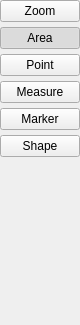
<?xml version="1.0" encoding="UTF-8"?>
<ui version="4.0">
 <class>CChartUserAction</class>
 <widget class="QWidget" name="CChartUserAction">
  <property name="geometry">
   <rect>
    <x>0</x>
    <y>0</y>
    <width>75</width>
    <height>325</height>
   </rect>
  </property>
  <property name="sizePolicy">
   <sizepolicy hsizetype="Fixed" vsizetype="Fixed">
    <horstretch>0</horstretch>
    <verstretch>0</verstretch>
   </sizepolicy>
  </property>
  <property name="windowTitle">
   <string>Form</string>
  </property>
  <layout class="QVBoxLayout" name="verticalLayout">
   <property name="spacing">
    <number>5</number>
   </property>
   <property name="leftMargin">
    <number>0</number>
   </property>
   <property name="topMargin">
    <number>0</number>
   </property>
   <property name="rightMargin">
    <number>0</number>
   </property>
   <property name="bottomMargin">
    <number>0</number>
   </property>
   <item>
    <widget class="QPushButton" name="pbZoom">
     <property name="text">
      <string>Zoom</string>
     </property>
     <property name="checkable">
      <bool>true</bool>
     </property>
     <attribute name="buttonGroup">
      <string notr="true">buttonGroup</string>
     </attribute>
    </widget>
   </item>
   <item>
    <widget class="QPushButton" name="pbArea">
     <property name="text">
      <string>Area</string>
     </property>
     <property name="checkable">
      <bool>true</bool>
     </property>
     <property name="checked">
      <bool>true</bool>
     </property>
     <attribute name="buttonGroup">
      <string notr="true">buttonGroup</string>
     </attribute>
    </widget>
   </item>
   <item>
    <widget class="QPushButton" name="pbPoint">
     <property name="text">
      <string>Point</string>
     </property>
     <property name="checkable">
      <bool>true</bool>
     </property>
     <property name="checked">
      <bool>false</bool>
     </property>
     <attribute name="buttonGroup">
      <string notr="true">buttonGroup</string>
     </attribute>
    </widget>
   </item>
   <item>
    <widget class="QPushButton" name="pbMeasure">
     <property name="text">
      <string>Measure</string>
     </property>
     <property name="checkable">
      <bool>true</bool>
     </property>
     <attribute name="buttonGroup">
      <string notr="true">buttonGroup</string>
     </attribute>
    </widget>
   </item>
   <item>
    <widget class="QPushButton" name="pbMarker">
     <property name="text">
      <string>Marker</string>
     </property>
     <property name="checkable">
      <bool>true</bool>
     </property>
     <property name="checked">
      <bool>false</bool>
     </property>
     <attribute name="buttonGroup">
      <string notr="true">buttonGroup</string>
     </attribute>
    </widget>
   </item>
   <item>
    <widget class="QPushButton" name="pbShape">
     <property name="text">
      <string>Shape</string>
     </property>
     <property name="checkable">
      <bool>true</bool>
     </property>
     <attribute name="buttonGroup">
      <string notr="true">buttonGroup</string>
     </attribute>
    </widget>
   </item>
   <item>
    <spacer name="verticalSpacer">
     <property name="orientation">
      <enum>Qt::Vertical</enum>
     </property>
     <property name="sizeHint" stdset="0">
      <size>
       <width>20</width>
       <height>148</height>
      </size>
     </property>
    </spacer>
   </item>
  </layout>
 </widget>
 <resources/>
 <connections/>
 <buttongroups>
  <buttongroup name="buttonGroup"/>
 </buttongroups>
</ui>
